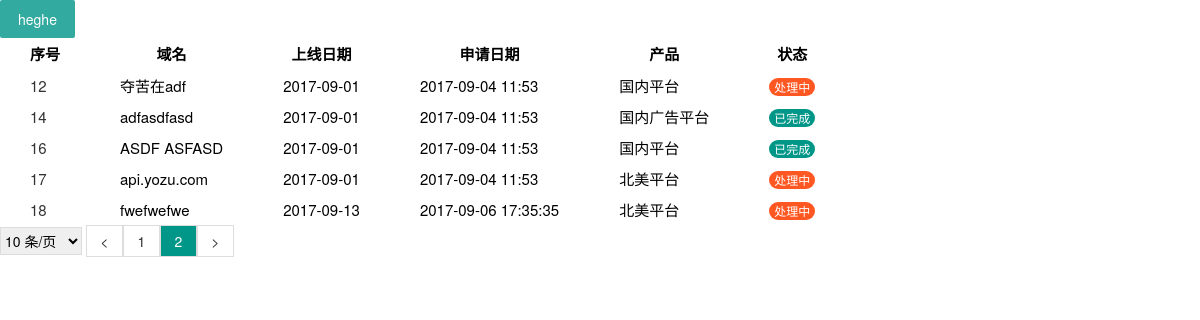
Page /test.html?p=2 (signed in) on the earlier database version.
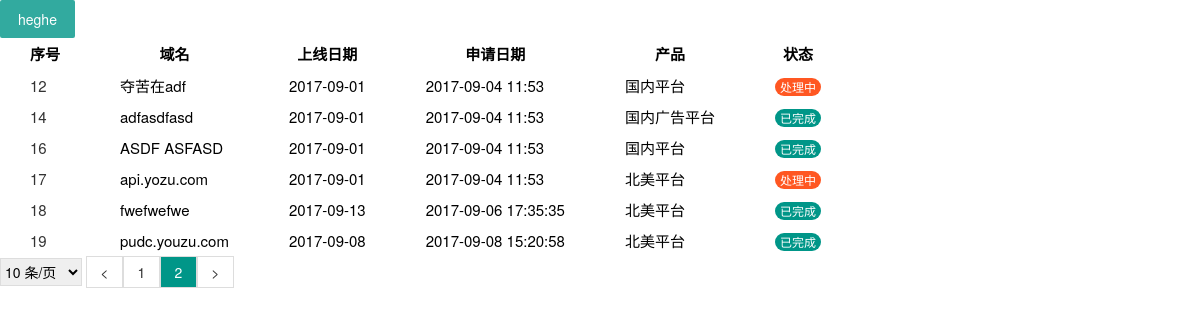
Same page on the later database version.
### work/models.py (models this page shows)
class Domain_info(models.Model):
    project_name = models.CharField(max_length=64, null=True)
    domain = models.CharField(max_length=64, db_index=True)
    online_date = models.CharField(max_length=64, db_index=True)
    https = models.CharField(max_length=32, null=True)  # 0是http, 1是https
    state = models.CharField(max_length=128)
    author = models.CharField(max_length=32)
    status = models.CharField(max_length=4)     # 0 是进行中，1是已完成
    apply_date = models.CharField(max_length=64)
    product = models.ForeignKey("Product", to_field="id")
    ops = models.ForeignKey('User_Info', to_field="id")
    class Meta:
        db_table = 'domain_info'

class Product(models.Model):
    name = models.CharField(max_length=64, db_index=True)
    class Meta:
        db_table = 'product_names'

### work/view/account.py (the view)
    def inner(request, *args, **kwargs):
        v = request.session.get('is_login',None)
        if not v:
            return redirect('/login/')
        return func(request, *args, **kwargs)

### utils/pagination.py (called while the page is built)
    @property
    def start(self):
        return (self.current_page - 1) * self.per_page_count

    @property
    def end(self):
        return self.current_page * self.per_page_count

    @property
    def total_count(self):
        v, y = divmod(self.data_count, self.per_page_count)
        if y:
            v += 1
        return v

### work/view/account.py (called while the page is built)
def auth(func):
    def inner(request, *args, **kwargs):
        v = request.session.get('is_login',None)
        if not v:
            return redirect('/login/')
        return func(request, *args, **kwargs)
    return inner

### work/view/paging.py (called while the page is built)
@auth
def test(request):
    username = request.session.get('username')
    obj = models.User_Info.objects.filter(username=username).all()
    LIST = []
    for project in obj:
        for item in project.domain_info_set.all():
            LIST.append(item)
    current_page = request.GET.get('p', 1)
    current_page = int(current_page)
    val = request.GET.get('per_page_count', 10)
    val = int(val)
    print(type(val), val)
    page_obj = pagination.Page(current_page, len(LIST), val)
    data = LIST[page_obj.start:page_obj.end]
    page_str = page_obj.page_str('/test.html')
    return render(request, 'test.html', {'data': data, 'page_str': page_str})

### templates/test.html (shortened to what this page needs)
<!DOCTYPE html>
<html>
<head>
  <link rel="stylesheet" href="/static/css/layui.css">
</head>
<div class="layui-btn">heghe</div>
<body>
    <table border="0">
        <thead>
        <tr>
            <th class="backlog-border">序号</th>
            <th class="backlog-border">域名</th>
            <th class="backlog-border">上线日期</th>
            <th class="backlog-border">申请日期</th>
            <th class="backlog-border">产品</th>
            <th class="backlog-border">状态</th>
        </tr>
        </thead>
        <tbody>
        {% for item in data %}
        <tr>
            <td class="backlog-border"><a href="#">{{ item.id }}</a></td>
            <td class="backlog-border">{{ item.domain }}</td>
            <td class="backlog-border">{{ item.online_date }}</td>
            <td class="backlog-border">{{ item.apply_date }}</td>
            <td class="backlog-border">{{ item.product.name }}</td>
            {% if item.status in '0' %}
            <td class="backlog-border"><span class="layui-badge">处理中</span></td>
            {% else %}
            <td class="backlog-border"><span class="layui-badge layui-bg-green">已完成</span></td>
            {% endif %}
        </tr>
        {% endfor %}
        </tbody>
    </table>
    <div>
        <div style="display: inline-block">
            <select id="ps" style="height: 28px; border: 1px solid #dddddd" onchange="changePageSize()">
                <option value="10">10 条/页</option>
            </select>
        </div>
        <div class="pagination" style="display:inline-block;">
            {{ page_str }}
        </div>
    </div>
</body>
</html>

### static/css/layui.css (style rules this page uses)
.layui-btn,.layui-inline,img { vertical-align:middle }
.layui-btn,.layui-disabled,.layui-icon,.layui-unselect { -webkit-user-select:none;-ms-user-select:none;-moz-user-select:none }
blockquote,body,button,dd,div,dl,dt,form,h1,h2,h3,h4,h5,h6,input,li,ol,p,pre,td,textarea,th,ul { margin:0;padding:0;-webkit-tap-highlight-color:rgba(0,0,0,0) }
table { border-collapse:collapse;border-spacing:0 }
button,input,optgroup,option,select,textarea { font-family:inherit;font-size:inherit;font-style:inherit;font-weight:inherit;outline:0 }
body { line-height:24px;font:14px Helvetica Neue,Helvetica,PingFang SC,\5FAE\8F6F\96C5\9ED1,Tahoma,Arial,sans-serif }
a { color:#333;text-decoration:none }
.layui-btn,.layui-input,.layui-select,.layui-textarea,.layui-upload-button { outline:0;-webkit-transition:border-color .3s cubic-bezier(.65,.05,.35,.5);transition:border-color .3s cubic-bezier(.65,.05,.35,.5);box-sizing:border-box }
.layui-bg-black,.layui-bg-blue,.layui-bg-cyan,.layui-bg-green,.layui-bg-orange,.layui-bg-red { color:#fff!important }
.layui-bg-green { background-color:#009688!important }
.layui-btn { display:inline-block;height:38px;line-height:38px;padding:0 18px;background-color:#009688;color:#fff;white-space:nowrap;text-align:center;font-size:14px;border:none;border-radius:2px;cursor:pointer;opacity:.9;filter:alpha(opacity=90) }
.layui-badge,.layui-badge-rim { line-height:18px;padding:0 5px }
.layui-badge,.layui-badge-dot,.layui-badge-rim { position:relative;display:inline-block;font-size:12px;background-color:#FF5722;color:#fff }
.layui-badge { min-width:8px;height:18px;text-align:center;border-radius:9px }

### templates/test.html (style rules this page uses)
.backlog-border { padding: 5px 30px; font-size: 15px; }
.pagination .page { display: inline-block; width: 25px; padding: 5px; border: 1px solid #dddddd; text-align: center; }
.pagination .page.active { background-color: #009688; color: white; }

Differences in the rows shown:
changed Domain_info "fwefwefwe": status "处理中" → "已完成"
added Domain_info: id "19", domain "pudc.youzu.com", online_date "2017-09-08", apply_date "2017-09-08 15:20:58", product.name "北美平台", status "已完成"
